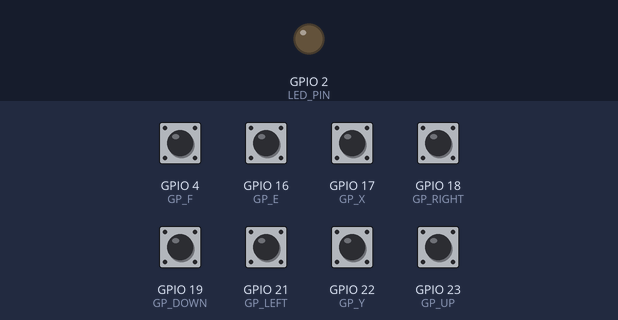
Recording of a sketch running on a simulated ESP32. Parts: output pins drawn as LEDs (lit = HIGH). The inputs (shaded band) are chosen by the test bench; at power-on: GPIO 4 (GP_F), GPIO 16 (GP_E), GPIO 17 (GP_X), GPIO 18 (GP_RIGHT), GPIO 19 (GP_DOWN), GPIO 21 (GP_LEFT), GPIO 22 (GP_Y), GPIO 23 (GP_UP) HIGH. USB keyboard and mouse output is not drawn; what the sketch prints to the serial monitor is not drawn.

Above: at 1.2 s.
1.3 s: GPIO 4 (GP_F) pulled LOW for 0.15 s
At 1.37 s:
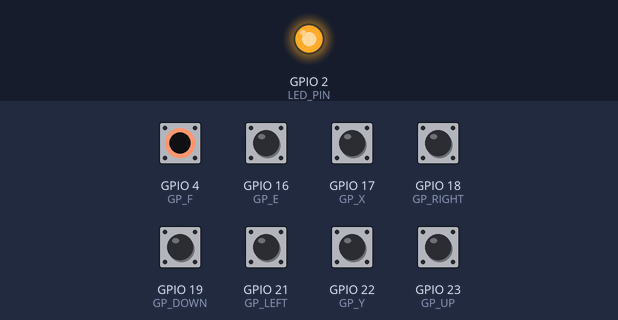
Timing chart, 0 to 4.3 s (numbered marks = the images above; inputs shaded):
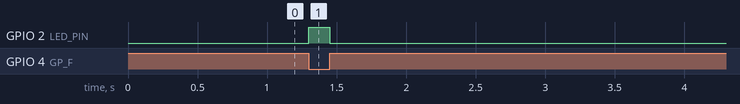

The sketch:

esp23-con.ino
```cpp
//This is a example code

// Define the use of NimBLE (Bluetooth Low Energy stack)
#define USE_NIMBLE
// Include the BleKeyboard library
#include <BleKeyboard.h>

// Create a BleKeyboard instance
BleKeyboard bleKeyboard;

// Define pins for gamepad buttons and LED
#define GP_UP 23     // w
#define GP_DOWN 19   // s
#define GP_LEFT 21   // a
#define GP_RIGHT 18  // d
#define GP_F 4
#define GP_E 16
#define GP_X 17
#define GP_Y 22
#define LED_PIN 2

// Array to store the state of each button
bool keyStates[8] = {false, false, false, false, false, false, false, false};
// Array to store the pins for each button
int keyPins[8] = {GP_UP, GP_DOWN, GP_LEFT, GP_RIGHT, GP_F, GP_E, GP_X, GP_Y};
// Array to store the key codes for each button
uint8_t keyCodes[8] = {'w', 's', 'a', 'd', 'f', 'e', 'x', 'y'};

// Setup function runs once at startup
void setup() {
  // Initialize serial communication for debugging
  Serial.begin(115200);
  Serial.println("Code running...");

  // Set up input pins for buttons
  setInputs();

  // Initialize the BleKeyboard
  bleKeyboard.begin();

  // Set up LED pin as an output and turn it off initially
  pinMode(LED_PIN, OUTPUT);
  digitalWrite(LED_PIN, LOW);
}

// Flag to track if a connection notification was sent
bool connectNotificationSent = false;

// Loop function runs repeatedly
void loop() {
  // Counter variable
  int counter;

  // Check if BleKeyboard is connected
  if(bleKeyboard.isConnected()) {
    // If not already sent, print a connection notification
    if (!connectNotificationSent) {
      Serial.println("Code connected...");
      connectNotificationSent = true;
    }

    // Iterate through each button and handle its state
    for(counter = 0; counter < 8; counter ++){
      handleButton(counter);
    }
  }
}

// Function to set input pins for buttons with pull-up resistors
void setInputs() {
  pinMode(GP_UP, INPUT_PULLUP);
  pinMode(GP_DOWN, INPUT_PULLUP);
  pinMode(GP_LEFT, INPUT_PULLUP);
  pinMode(GP_RIGHT, INPUT_PULLUP);
  pinMode(GP_F, INPUT_PULLUP);
  pinMode(GP_E, INPUT_PULLUP);
  pinMode(GP_X, INPUT_PULLUP);
  pinMode(GP_Y, INPUT_PULLUP);
}

// Function to handle button press and release
void handleButton(int keyIndex){
  // Check if the button is pressed
  if (!digitalRead(keyPins[keyIndex])){
    // If the button is not already pressed, set its state and send key press
    if (!keyStates[keyIndex]){
      keyStates[keyIndex] = true;
      bleKeyboard.press(keyCodes[keyIndex]);
      digitalWrite(LED_PIN, HIGH); // Turn on the LED
    }
  }
  else {
    // If the button is not pressed, set its state and send key release
    if (keyStates[keyIndex]){
      keyStates[keyIndex] = false;
      bleKeyboard.release(keyCodes[keyIndex]);
      digitalWrite(LED_PIN, LOW); // Turn off the LED
    }
  }
}
```

Measured:
- after the input at 1.3 s, GPIO 2 (LED_PIN): LOW → HIGH at once, → LOW 0.15 s later
